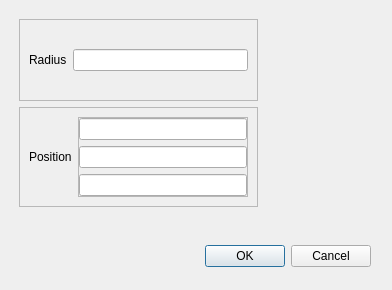
<?xml version="1.0" encoding="UTF-8"?>
<ui version="4.0">
 <class>AddSphereDialog</class>
 <widget class="QDialog" name="AddSphereDialog">
  <property name="geometry">
   <rect>
    <x>0</x>
    <y>0</y>
    <width>392</width>
    <height>290</height>
   </rect>
  </property>
  <property name="sizePolicy">
   <sizepolicy hsizetype="Fixed" vsizetype="Fixed">
    <horstretch>0</horstretch>
    <verstretch>0</verstretch>
   </sizepolicy>
  </property>
  <property name="windowTitle">
   <string>Dialog</string>
  </property>
  <widget class="QDialogButtonBox" name="buttonBox">
   <property name="geometry">
    <rect>
     <x>30</x>
     <y>240</y>
     <width>341</width>
     <height>32</height>
    </rect>
   </property>
   <property name="orientation">
    <enum>Qt::Horizontal</enum>
   </property>
   <property name="standardButtons">
    <set>QDialogButtonBox::Cancel|QDialogButtonBox::Ok</set>
   </property>
  </widget>
  <widget class="QWidget" name="verticalLayoutWidget">
   <property name="geometry">
    <rect>
     <x>19</x>
     <y>19</y>
     <width>239</width>
     <height>188</height>
    </rect>
   </property>
   <layout class="QVBoxLayout" name="verticalLayout">
    <item>
     <widget class="QFrame" name="frame">
      <property name="frameShape">
       <enum>QFrame::StyledPanel</enum>
      </property>
      <property name="frameShadow">
       <enum>QFrame::Raised</enum>
      </property>
      <layout class="QHBoxLayout" name="horizontalLayout">
       <item>
        <widget class="QLabel" name="label">
         <property name="text">
          <string>Radius</string>
         </property>
        </widget>
       </item>
       <item>
        <widget class="QLineEdit" name="lineEdit"/>
       </item>
      </layout>
     </widget>
    </item>
    <item>
     <widget class="QFrame" name="frame_3">
      <property name="frameShape">
       <enum>QFrame::StyledPanel</enum>
      </property>
      <property name="frameShadow">
       <enum>QFrame::Raised</enum>
      </property>
      <layout class="QHBoxLayout" name="horizontalLayout_2">
       <item>
        <widget class="QLabel" name="label_2">
         <property name="text">
          <string>Position</string>
         </property>
        </widget>
       </item>
       <item>
        <widget class="QFrame" name="frame_2">
         <property name="frameShape">
          <enum>QFrame::StyledPanel</enum>
         </property>
         <property name="frameShadow">
          <enum>QFrame::Raised</enum>
         </property>
         <layout class="QVBoxLayout" name="verticalLayout_2">
          <property name="leftMargin">
           <number>0</number>
          </property>
          <property name="topMargin">
           <number>0</number>
          </property>
          <property name="rightMargin">
           <number>0</number>
          </property>
          <property name="bottomMargin">
           <number>0</number>
          </property>
          <item>
           <widget class="QLineEdit" name="lineEdit_3"/>
          </item>
          <item>
           <widget class="QLineEdit" name="lineEdit_2"/>
          </item>
          <item>
           <widget class="QLineEdit" name="lineEdit_4"/>
          </item>
         </layout>
        </widget>
       </item>
      </layout>
     </widget>
    </item>
   </layout>
  </widget>
 </widget>
 <resources/>
 <connections>
  <connection>
   <sender>buttonBox</sender>
   <signal>accepted()</signal>
   <receiver>AddSphereDialog</receiver>
   <slot>accept()</slot>
   <hints>
    <hint type="sourcelabel">
     <x>248</x>
     <y>254</y>
    </hint>
    <hint type="destinationlabel">
     <x>157</x>
     <y>274</y>
    </hint>
   </hints>
  </connection>
  <connection>
   <sender>buttonBox</sender>
   <signal>rejected()</signal>
   <receiver>AddSphereDialog</receiver>
   <slot>reject()</slot>
   <hints>
    <hint type="sourcelabel">
     <x>316</x>
     <y>260</y>
    </hint>
    <hint type="destinationlabel">
     <x>286</x>
     <y>274</y>
    </hint>
   </hints>
  </connection>
 </connections>
</ui>
